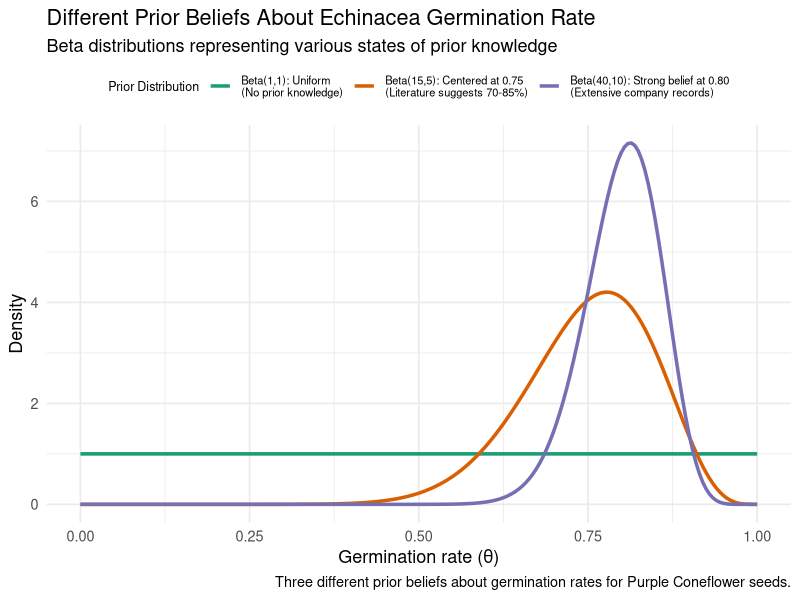
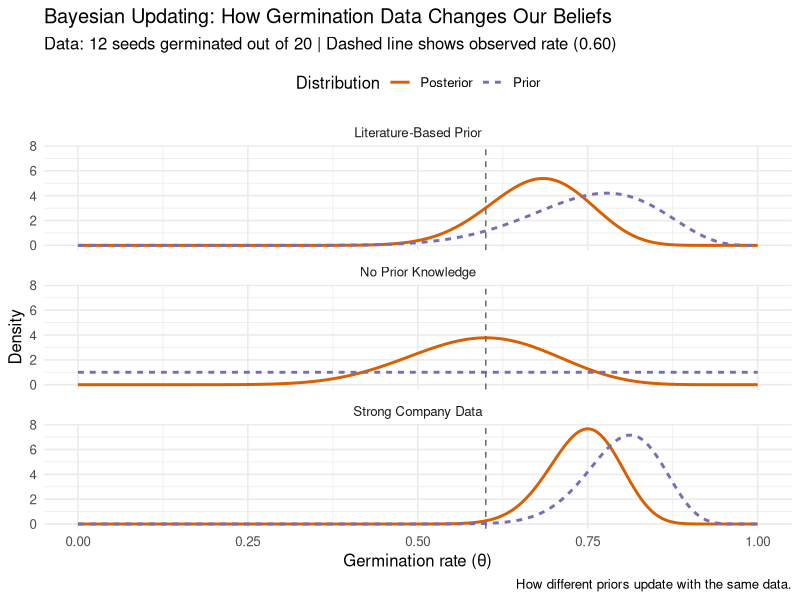
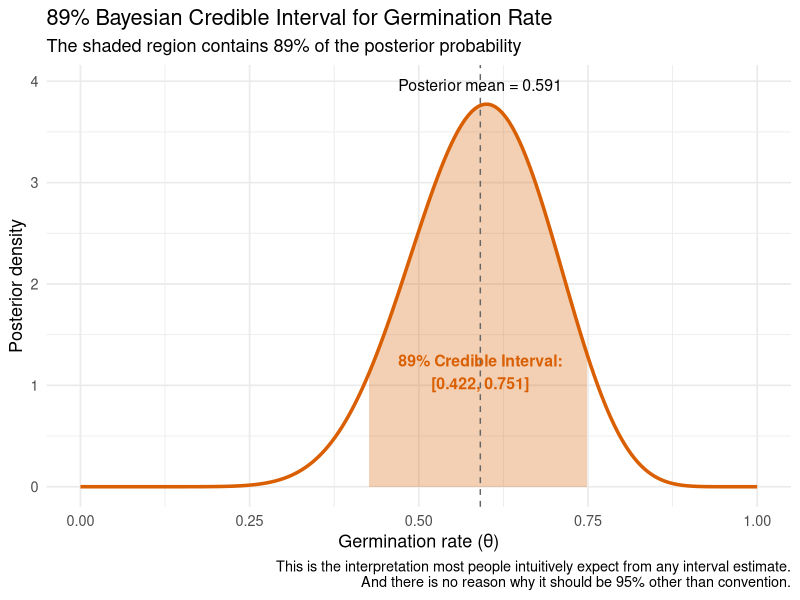
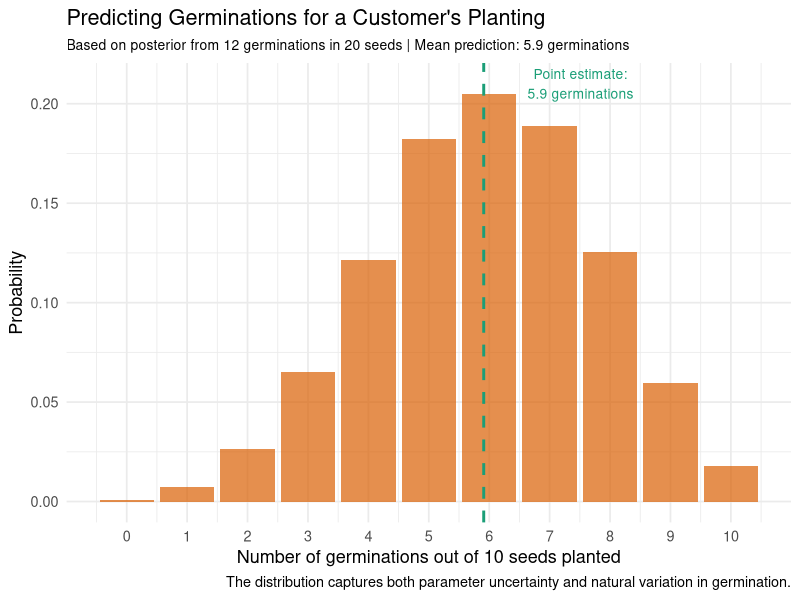
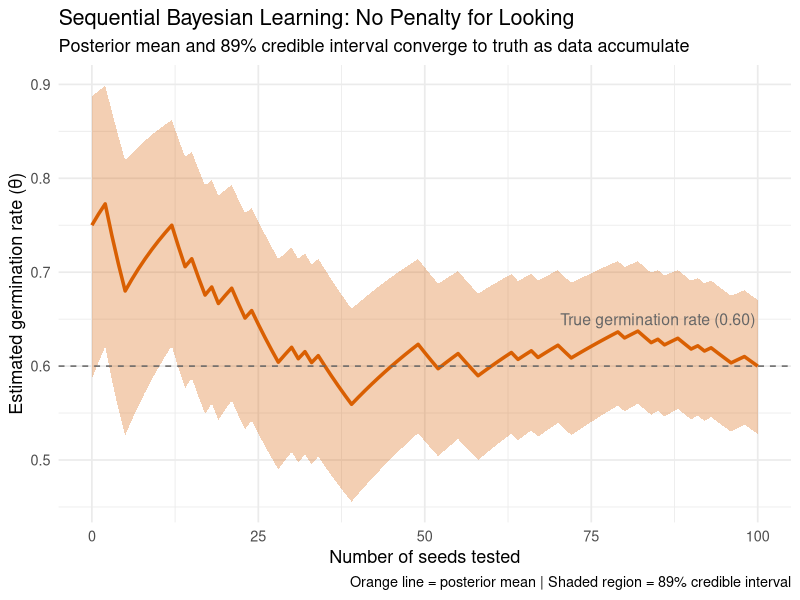

Write R code to recreate these figures, in order.
## ---- chunk 1
library(tidyverse)

# Create sequence of probability values
theta <- seq(0, 1, length.out = 200)

# Define three different priors representing different states of knowledge
prior_df <- bind_rows(
  # Uniform prior: no prior knowledge
  tibble(
    theta = theta,
    density = dbeta(theta, 1, 1),
    prior_type = "Beta(1,1): Uniform\n(No prior knowledge)"
  ),
  # Weakly informative: general knowledge about Echinacea
  tibble(
    theta = theta,
    density = dbeta(theta, 15, 5),
    prior_type = "Beta(15,5): Centered at 0.75\n(Literature suggests 70-85%)"
  ),
  # Informative prior: strong historical data from your company
  tibble(
    theta = theta,
    density = dbeta(theta, 40, 10),
    prior_type = "Beta(40,10): Strong belief at 0.80\n(Extensive company records)"
  )
)

# Plot the three priors
ggplot(prior_df, aes(x = theta, y = density, color = prior_type)) +
  geom_line(linewidth = 1.2) +
  scale_color_manual(values = c("#1b9e77", "#d95f02", "#7570b3")) +
  labs(
    title = "Different Prior Beliefs About Echinacea Germination Rate",
    subtitle = "Beta distributions representing various states of prior knowledge",
    caption = "Three different prior beliefs about germination rates for Purple Coneflower seeds.",
    x = "Germination rate (θ)",
    y = "Density",
    color = "Prior Distribution"
  ) +
  theme_minimal(base_size = 13) +
  theme(legend.position = "top",
        legend.text = element_text(size = 8),
        legend.title = element_text(size = 9)
        )
## ---- chunk 2
#| fig-height: 8

library(tidyverse)

# Our observed data
n_germinated <- 12
n_failed <- 8

# Calculate prior and posterior densities for each prior
# Prior 1: Uniform (Beta(1,1))
prior1_prior <- dbeta(theta, 1, 1)
prior1_post <- dbeta(theta, 1 + n_germinated, 1 + n_failed)

# Prior 2: Literature-based (Beta(15,5))
prior2_prior <- dbeta(theta, 15, 5)
prior2_post <- dbeta(theta, 15 + n_germinated, 5 + n_failed)

# Prior 3: Strong company data (Beta(40,10))
prior3_prior <- dbeta(theta, 40, 10)
prior3_post <- dbeta(theta, 40 + n_germinated, 10 + n_failed)

# Combine all priors and posteriors into one dataframe
updating_df <- bind_rows(
  tibble(theta = theta, density = prior1_prior, distribution = "Prior", prior_type = "No Prior Knowledge"),
  tibble(theta = theta, density = prior1_post, distribution = "Posterior", prior_type = "No Prior Knowledge"),
  tibble(theta = theta, density = prior2_prior, distribution = "Prior", prior_type = "Literature-Based Prior"),
  tibble(theta = theta, density = prior2_post, distribution = "Posterior", prior_type = "Literature-Based Prior"),
  tibble(theta = theta, density = prior3_prior, distribution = "Prior", prior_type = "Strong Company Data"),
  tibble(theta = theta, density = prior3_post, distribution = "Posterior", prior_type = "Strong Company Data")
)

# Plot priors and posteriors for comparison
ggplot(updating_df, aes(x = theta, y = density, 
                        color = distribution, linetype = distribution)) +
  geom_line(linewidth = 1) +
  facet_wrap(~ prior_type, ncol = 1) +
  # Add vertical line at observed proportion (12/20 = 0.60)
  geom_vline(xintercept = 12/20, linetype = "dashed", color = "grey40") +
  scale_color_manual(values = c("Prior" = "#7570b3", "Posterior" = "#d95f02")) +
  labs(
    title = "Bayesian Updating: How Germination Data Changes Our Beliefs",
    subtitle = "Data: 12 seeds germinated out of 20 | Dashed line shows observed rate (0.60)",
    caption = "How different priors update with the same data.",
    color = "Distribution", 
    linetype = "Distribution",
    x = "Germination rate (θ)",
    y = "Density"
  ) +
  theme_minimal(base_size = 12) +
  theme(legend.position = "top")
## ---- chunk 3
library(tidyverse)

# Calculate posterior (using uniform prior)
alpha_post <- 1 + n_germinated  # 13
beta_post <- 1 + n_failed       # 9

# Calculate 89% credible interval (equal-tailed)
lower <- qbeta(0.055, alpha_post, beta_post)
upper <- qbeta(0.945, alpha_post, beta_post)
post_mean <- alpha_post / (alpha_post + beta_post)

# Create data for plotting
posterior_data <- tibble(theta = theta, density = dbeta(theta, alpha_post, beta_post))
# Extract only the data within the credible interval for shading
ci_data <- posterior_data %>% filter(theta >= lower & theta <= upper)

# Plot posterior with shaded credible interval
ggplot(posterior_data, aes(x = theta, y = density)) +
  geom_line(linewidth = 1.2, color = "#d95f02") +
  # Shade the 89% credible interval
  geom_area(data = ci_data, aes(x = theta, y = density), 
            fill = "#d95f02", alpha = 0.3) +
  # Add posterior mean line
  geom_vline(xintercept = post_mean, linetype = "dashed", color = "grey40") +
  # Annotate with posterior mean
  annotate("text", x = post_mean, y = max(posterior_data$density) * 1.05,
           label = sprintf("Posterior mean = %.3f", post_mean),
           hjust = 0.5, size = 4) +
  # Annotate with credible interval bounds
  annotate("text", x = post_mean, y = max(posterior_data$density) * 0.3,
           label = sprintf("89%% Credible Interval:\n[%.3f, %.3f]", lower, upper),
           hjust = 0.5, size = 4, color = "#d95f02", fontface = "bold") +
  labs(
    title = "89% Bayesian Credible Interval for Germination Rate",
    subtitle = "The shaded region contains 89% of the posterior probability",
    x = "Germination rate (θ)",
    y = "Posterior density",
    caption = "This is the interpretation most people intuitively expect from any interval estimate.\nAnd there is no reason why it should be 95% other than convention."
  ) +
  theme_minimal(base_size = 13)
## ---- chunk 4
library(tidyverse)

# Set seed for reproducibility
set.seed(123)

# Calculate posterior (using uniform prior)
alpha_post <- 1 + n_germinated  # 13
beta_post <- 1 + n_failed       # 9

# Number of seeds customer will plant
n_future <- 10
n_sims <- 10000

# Simulate from posterior predictive distribution
# Step 1: Draw theta values from posterior Beta(13, 9)
theta_samples <- rbeta(n_sims, alpha_post, beta_post)

# Step 2: For each theta, simulate seed germinations
future_germinations <- rbinom(n_sims, size = n_future, prob = theta_samples)

# Create dataframe for plotting
predictive_df <- tibble(future_germinations = future_germinations)

# Calculate posterior mean prediction (for comparison)
posterior_mean_theta <- alpha_post / (alpha_post + beta_post)
point_prediction <- n_future * posterior_mean_theta

# Plot the posterior predictive distribution
ggplot(predictive_df, aes(x = future_germinations)) +
  geom_bar(aes(y = after_stat(count) / sum(after_stat(count))),
           fill = "#d95f02", alpha = 0.7) +
  geom_vline(xintercept = point_prediction, 
             linetype = "dashed", color = "#1b9e77", linewidth = 1) +
  annotate("text", x = point_prediction + 1.6, y = 0.21,
           label = sprintf("Point estimate:\n%.1f germinations", point_prediction),
           color = "#1b9e77", size = 3.5) +
  scale_x_continuous(breaks = 0:10) +
  labs(
    title = "Predicting Germinations for a Customer's Planting",
    subtitle = sprintf("Based on posterior from 12 germinations in 20 seeds | Mean prediction: %.1f germinations", 
                      mean(future_germinations)),
    x = "Number of germinations out of 10 seeds planted",
    y = "Probability",
    caption = "The distribution captures both parameter uncertainty and natural variation in germination."
  ) +
  theme_minimal(base_size = 13) +
  theme(plot.subtitle = element_text(size = 10))
## ---- chunk 5
library(tidyverse)
library(knitr)

# Summary statistics for the posterior predictive distribution
summary_stats <- tibble(
  Metric = c("Mean prediction", 
             "Most likely outcome", 
             "89% Prediction Interval"),
  Value = c(
    sprintf("%.1f germinations", mean(future_germinations)),
    sprintf("%d germinations (%.1f%% probability)",
            as.numeric(names(sort(table(future_germinations), decreasing = TRUE)[1])),
            100 * max(table(future_germinations)) / n_sims),
    sprintf("[%d, %d] germinations",
            quantile(future_germinations, 0.055),
            quantile(future_germinations, 0.945))
  )
)

kable(summary_stats, 
      caption = "Posterior predictive summary for 10 seeds from this batch.",
      align = c("l", "r"))
## ---- chunk 6
library(tidyverse)
library(knitr)

set.seed(456)

# Simulate testing 100 seeds total from a batch with 60% germination rate
n_seeds <- 100
true_germ_rate <- 0.60
germinations <- rbinom(n_seeds, 1, true_germ_rate)

# Start with a weakly informative prior based on literature: Beta(15,5)
# This represents belief that Echinacea typically germinates around 75%
alpha <- 15  # prior "germinations"
beta <- 5    # prior "failures"

# Create a dataframe to track how our beliefs evolve
posterior_evolution <- tibble(
  seeds_tested = 0:n_seeds,
  alpha_param = numeric(n_seeds + 1),
  beta_param = numeric(n_seeds + 1),
  mean = numeric(n_seeds + 1),
  lower = numeric(n_seeds + 1),
  upper = numeric(n_seeds + 1)
)

# Record initial prior
posterior_evolution$alpha_param[1] <- alpha
posterior_evolution$beta_param[1] <- beta
posterior_evolution$mean[1] <- alpha / (alpha + beta)
posterior_evolution$lower[1] <- qbeta(0.055, alpha, beta)
posterior_evolution$upper[1] <- qbeta(0.945, alpha, beta)

# Update beliefs after each seed test
# This is the sequential update formula: α_new = α_old + germinated, β_new = β_old + failed
for (i in 1:n_seeds) {
  if (germinations[i] == 1) {
    alpha <- alpha + 1  # observed a germination
  } else {
    beta <- beta + 1    # observed a failure
  }
  
  # Record the updated posterior
  posterior_evolution$alpha_param[i+1] <- alpha
  posterior_evolution$beta_param[i+1] <- beta
  posterior_evolution$mean[i+1] <- alpha / (alpha + beta)
  posterior_evolution$lower[i+1] <- qbeta(0.055, alpha, beta)
  posterior_evolution$upper[i+1] <- qbeta(0.945, alpha, beta)
}

# Visualize the evolution of our beliefs
ggplot(posterior_evolution, aes(x = seeds_tested)) +
  geom_ribbon(aes(ymin = lower, ymax = upper), fill = "#d95f02", alpha = 0.3) +
  geom_line(aes(y = mean), color = "#d95f02", linewidth = 1.2) +
  geom_hline(yintercept = true_germ_rate, linetype = "dashed", color = "grey40") +
  annotate("text", x = 85, y = true_germ_rate + 0.05, 
           label = "True germination rate (0.60)", size = 4, color = "grey40") +
  labs(
    title = "Sequential Bayesian Learning: No Penalty for Looking",
    subtitle = "Posterior mean and 89% credible interval converge to truth as data accumulate",
    x = "Number of seeds tested",
    y = "Estimated germination rate (θ)",
    caption = "Orange line = posterior mean | Shaded region = 89% credible interval"
  ) +
  theme_minimal(base_size = 13)
